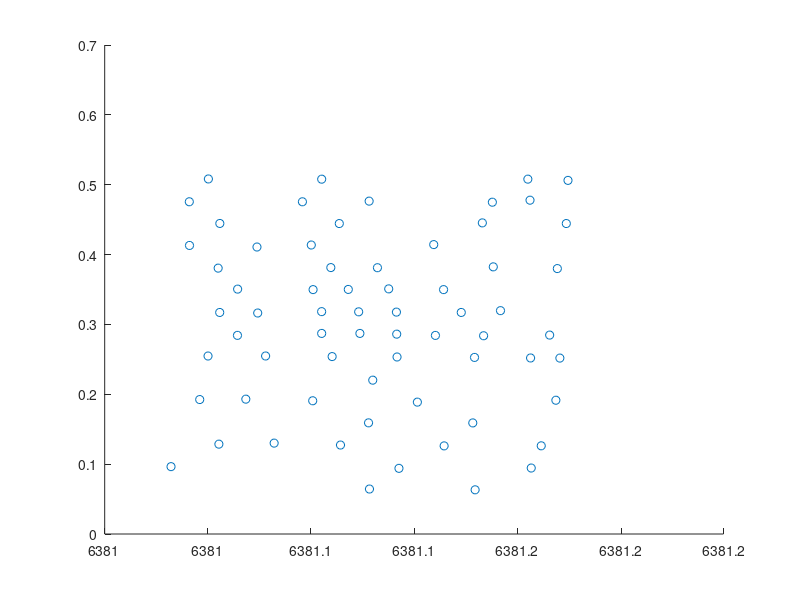

The MATLAB source for this figure:
clear; clc;
% load('virsrcpos.dat')
% Stalon = virsrcpos(:,1);
% Stalat = virsrcpos(:,2);
Staloc = load("sta_virsrc.mat");
Stalon = Staloc.lon_sta';
Stalat = Staloc.lat_sta';
%%
file = load("Vs_inter.mat");
Vs_full = file.vs_inter;
mx = file.x;
my = file.y;
mz = file.z;

Clat1 = min(my); Clat2 = max(my);
Xlon = min(mx); Ylat = min(my);
lonunit = 2*pi*6359.752/360*cos((Clat1+Clat2)/2/180*pi)*1e3; % unit length of longitude                                    
latunit = 2*pi*6378.137/360*1e3; % unit length of latitude                        

nsta = length(Stalon);

staposx = zeros(nsta,1);
staposy = zeros(nsta,1);

staposx = (Stalon - Xlon)*lonunit;
staposy = (Stalat - Ylat)*latunit;
%% plot
scatter(staposx/1000,staposy/1000)

%% write
filename = 'virsrc.dat';
fileid = fopen(filename,'w');
for i = 1:nsta
	sta = [staposx(i); staposy(i)];
    fprintf(fileid,'%-f	%-f 4.5e3 0.0   1.0e+22   0.0 0.0 1.0\n',sta(1), sta(2));
end
fclose(fileid);

disp('haha');
